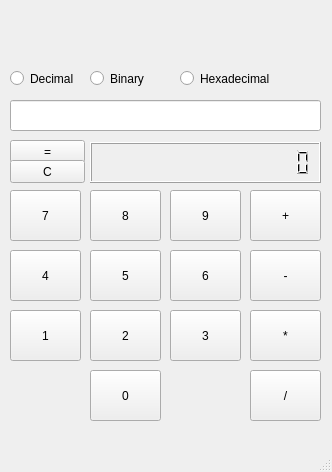
<?xml version="1.0" encoding="UTF-8"?>
<ui version="4.0">
 <class>MainWindow</class>
 <widget class="QMainWindow" name="MainWindow">
  <property name="geometry">
   <rect>
    <x>0</x>
    <y>0</y>
    <width>332</width>
    <height>472</height>
   </rect>
  </property>
  <property name="windowTitle">
   <string>MainWindow</string>
  </property>
  <widget class="QWidget" name="centralwidget">
   <widget class="QPushButton" name="pushButton7">
    <property name="geometry">
     <rect>
      <x>10</x>
      <y>190</y>
      <width>71</width>
      <height>51</height>
     </rect>
    </property>
    <property name="text">
     <string>7</string>
    </property>
   </widget>
   <widget class="QPushButton" name="pushButton8">
    <property name="geometry">
     <rect>
      <x>90</x>
      <y>190</y>
      <width>71</width>
      <height>51</height>
     </rect>
    </property>
    <property name="text">
     <string>8</string>
    </property>
   </widget>
   <widget class="QPushButton" name="pushButton9">
    <property name="geometry">
     <rect>
      <x>170</x>
      <y>190</y>
      <width>71</width>
      <height>51</height>
     </rect>
    </property>
    <property name="text">
     <string>9</string>
    </property>
   </widget>
   <widget class="QPushButton" name="pushButton4">
    <property name="geometry">
     <rect>
      <x>10</x>
      <y>250</y>
      <width>71</width>
      <height>51</height>
     </rect>
    </property>
    <property name="text">
     <string>4</string>
    </property>
   </widget>
   <widget class="QPushButton" name="pushButton5">
    <property name="geometry">
     <rect>
      <x>90</x>
      <y>250</y>
      <width>71</width>
      <height>51</height>
     </rect>
    </property>
    <property name="text">
     <string>5</string>
    </property>
   </widget>
   <widget class="QPushButton" name="pushButton6">
    <property name="geometry">
     <rect>
      <x>170</x>
      <y>250</y>
      <width>71</width>
      <height>51</height>
     </rect>
    </property>
    <property name="text">
     <string>6</string>
    </property>
   </widget>
   <widget class="QPushButton" name="pushButton1">
    <property name="geometry">
     <rect>
      <x>10</x>
      <y>310</y>
      <width>71</width>
      <height>51</height>
     </rect>
    </property>
    <property name="text">
     <string>1</string>
    </property>
   </widget>
   <widget class="QPushButton" name="pushButton2">
    <property name="geometry">
     <rect>
      <x>90</x>
      <y>310</y>
      <width>71</width>
      <height>51</height>
     </rect>
    </property>
    <property name="text">
     <string>2</string>
    </property>
   </widget>
   <widget class="QPushButton" name="pushButton3">
    <property name="geometry">
     <rect>
      <x>170</x>
      <y>310</y>
      <width>71</width>
      <height>51</height>
     </rect>
    </property>
    <property name="text">
     <string>3</string>
    </property>
   </widget>
   <widget class="QPushButton" name="pushButton0">
    <property name="geometry">
     <rect>
      <x>90</x>
      <y>370</y>
      <width>71</width>
      <height>51</height>
     </rect>
    </property>
    <property name="text">
     <string>0</string>
    </property>
    <property name="flat">
     <bool>false</bool>
    </property>
   </widget>
   <widget class="QPushButton" name="pushButtonD">
    <property name="geometry">
     <rect>
      <x>250</x>
      <y>370</y>
      <width>71</width>
      <height>51</height>
     </rect>
    </property>
    <property name="text">
     <string>/</string>
    </property>
   </widget>
   <widget class="QPushButton" name="pushButtonMul">
    <property name="geometry">
     <rect>
      <x>250</x>
      <y>310</y>
      <width>71</width>
      <height>51</height>
     </rect>
    </property>
    <property name="text">
     <string>*</string>
    </property>
   </widget>
   <widget class="QPushButton" name="pushButtonM">
    <property name="geometry">
     <rect>
      <x>250</x>
      <y>250</y>
      <width>71</width>
      <height>51</height>
     </rect>
    </property>
    <property name="text">
     <string>-</string>
    </property>
   </widget>
   <widget class="QPushButton" name="pushButtonP">
    <property name="geometry">
     <rect>
      <x>250</x>
      <y>190</y>
      <width>71</width>
      <height>51</height>
     </rect>
    </property>
    <property name="text">
     <string>+</string>
    </property>
   </widget>
   <widget class="QLCDNumber" name="lcdNumber">
    <property name="geometry">
     <rect>
      <x>90</x>
      <y>142</y>
      <width>231</width>
      <height>41</height>
     </rect>
    </property>
    <property name="digitCount">
     <number>16</number>
    </property>
    <property name="mode">
     <enum>QLCDNumber::Dec</enum>
    </property>
    <property name="segmentStyle">
     <enum>QLCDNumber::Filled</enum>
    </property>
    <property name="value" stdset="0">
     <double>0.000000000000000</double>
    </property>
   </widget>
   <widget class="QLineEdit" name="lineEdit">
    <property name="geometry">
     <rect>
      <x>10</x>
      <y>100</y>
      <width>311</width>
      <height>31</height>
     </rect>
    </property>
   </widget>
   <widget class="QPushButton" name="pushButtonCalc">
    <property name="geometry">
     <rect>
      <x>10</x>
      <y>140</y>
      <width>75</width>
      <height>23</height>
     </rect>
    </property>
    <property name="text">
     <string>=</string>
    </property>
   </widget>
   <widget class="QPushButton" name="pushButtonClr">
    <property name="geometry">
     <rect>
      <x>10</x>
      <y>160</y>
      <width>75</width>
      <height>23</height>
     </rect>
    </property>
    <property name="text">
     <string>C</string>
    </property>
   </widget>
   <widget class="QRadioButton" name="radioButtonDec">
    <property name="geometry">
     <rect>
      <x>10</x>
      <y>70</y>
      <width>82</width>
      <height>17</height>
     </rect>
    </property>
    <property name="text">
     <string>Decimal</string>
    </property>
   </widget>
   <widget class="QRadioButton" name="radioButtonBin">
    <property name="geometry">
     <rect>
      <x>90</x>
      <y>70</y>
      <width>82</width>
      <height>17</height>
     </rect>
    </property>
    <property name="text">
     <string>Binary</string>
    </property>
   </widget>
   <widget class="QRadioButton" name="radioButtonHex">
    <property name="geometry">
     <rect>
      <x>180</x>
      <y>70</y>
      <width>101</width>
      <height>17</height>
     </rect>
    </property>
    <property name="text">
     <string>Hexadecimal</string>
    </property>
   </widget>
  </widget>
  <widget class="QMenuBar" name="menubar">
   <property name="geometry">
    <rect>
     <x>0</x>
     <y>0</y>
     <width>332</width>
     <height>21</height>
    </rect>
   </property>
  </widget>
  <widget class="QStatusBar" name="statusbar"/>
 </widget>
 <resources/>
 <connections/>
</ui>
